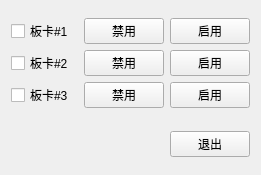
<?xml version="1.0" encoding="UTF-8"?>
<ui version="4.0">
 <class>DeviceManagerWindow</class>
 <widget class="QWidget" name="DeviceManagerWindow">
  <property name="geometry">
   <rect>
    <x>0</x>
    <y>0</y>
    <width>261</width>
    <height>175</height>
   </rect>
  </property>
  <property name="windowTitle">
   <string>设备管理器</string>
  </property>
  <layout class="QGridLayout" name="gridLayout_2">
   <item row="0" column="0" colspan="2">
    <layout class="QGridLayout" name="gridLayout">
     <item row="0" column="0">
      <widget class="QCheckBox" name="checkBox_board">
       <property name="text">
        <string>板卡#1</string>
       </property>
      </widget>
     </item>
     <item row="0" column="1">
      <widget class="QPushButton" name="pushButton_disable">
       <property name="text">
        <string>禁用</string>
       </property>
      </widget>
     </item>
     <item row="0" column="2">
      <widget class="QPushButton" name="pushButton_enable">
       <property name="text">
        <string>启用</string>
       </property>
      </widget>
     </item>
     <item row="1" column="0">
      <widget class="QCheckBox" name="checkBox_board_2">
       <property name="text">
        <string>板卡#2</string>
       </property>
      </widget>
     </item>
     <item row="1" column="1">
      <widget class="QPushButton" name="pushButton_disable_2">
       <property name="text">
        <string>禁用</string>
       </property>
      </widget>
     </item>
     <item row="1" column="2">
      <widget class="QPushButton" name="pushButton_enable_2">
       <property name="text">
        <string>启用</string>
       </property>
      </widget>
     </item>
     <item row="2" column="0">
      <widget class="QCheckBox" name="checkBox_board_3">
       <property name="text">
        <string>板卡#3</string>
       </property>
      </widget>
     </item>
     <item row="2" column="1">
      <widget class="QPushButton" name="pushButton_disable_3">
       <property name="text">
        <string>禁用</string>
       </property>
      </widget>
     </item>
     <item row="2" column="2">
      <widget class="QPushButton" name="pushButton_enable_3">
       <property name="text">
        <string>启用</string>
       </property>
      </widget>
     </item>
    </layout>
   </item>
   <item row="2" column="1">
    <widget class="QPushButton" name="pushButton">
     <property name="text">
      <string>退出</string>
     </property>
    </widget>
   </item>
   <item row="2" column="0">
    <spacer name="horizontalSpacer">
     <property name="orientation">
      <enum>Qt::Horizontal</enum>
     </property>
     <property name="sizeHint" stdset="0">
      <size>
       <width>171</width>
       <height>20</height>
      </size>
     </property>
    </spacer>
   </item>
   <item row="1" column="0" colspan="2">
    <spacer name="verticalSpacer">
     <property name="orientation">
      <enum>Qt::Vertical</enum>
     </property>
     <property name="sizeType">
      <enum>QSizePolicy::Fixed</enum>
     </property>
     <property name="sizeHint" stdset="0">
      <size>
       <width>20</width>
       <height>10</height>
      </size>
     </property>
    </spacer>
   </item>
  </layout>
 </widget>
 <resources/>
 <connections/>
</ui>
